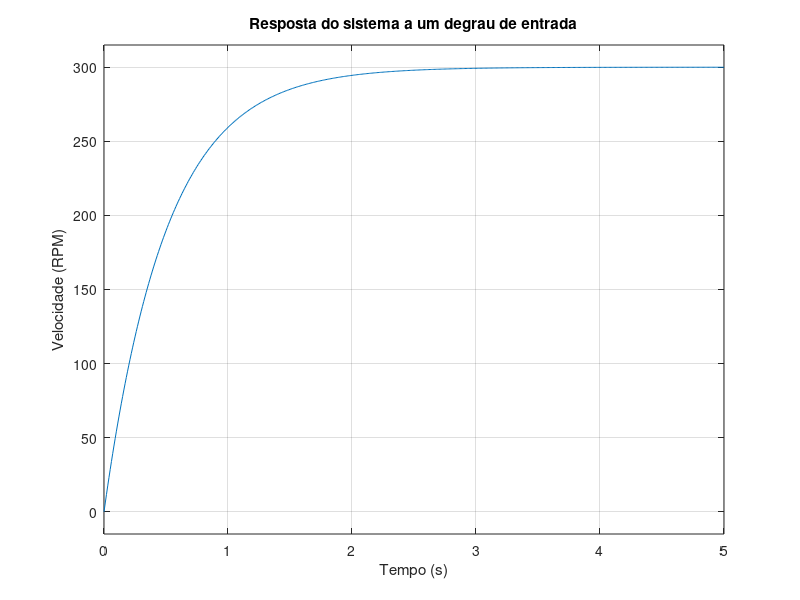

Reproduce this figure in MATLAB. (Note: this script raises an error after producing the figure.)
% Parâmetros do sistema
K = 60;         % Ganho estático do sistema (RPM/V)
tau = 0.5;      % Constante de tempo (s)

% Função de transferência do sistema
numerator = K;                % Numerador: apenas o ganho
denominator = [tau, 1];       % Denominador: tau*s + 1
motor_tf = tf(numerator, denominator);

% Exibir a função de transferência
disp('Função de transferência do sistema:');
disp(motor_tf);

% Simulação da resposta ao degrau
step_amplitude = 5;           % Amplitude do degrau de entrada (V)
t = 0:0.01:5;                 % Vetor de tempo (0 a 5 segundos)

% Resposta ao degrau
figure;
step(step_amplitude * motor_tf, t);
title('Resposta do sistema a um degrau de entrada');
xlabel('Tempo (s)');
ylabel('Velocidade (RPM)');
grid on;

% Informações da resposta ao degrau
step_info = stepinfo(step_amplitude * motor_tf);
disp('Informações da resposta ao degrau:');
disp(step_info);

% Ajustar a constante de tempo (opcional)
disp(['Constante de tempo usada: ', num2str(tau), ' s']);
